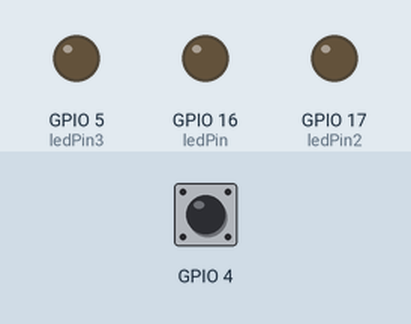
Recording of a sketch running on a simulated ESP32. On the bench: output pins drawn as LEDs (lit = HIGH). Dashed ring = blinking. The test bench sets the inputs (shaded band); at power-on: GPIO 4 HIGH. What the sketch prints to the serial monitor is not drawn.

Above: at 2.2 s.
2.3 s: GPIO 4 pulled LOW for 0.15 s
At 3.1 s:
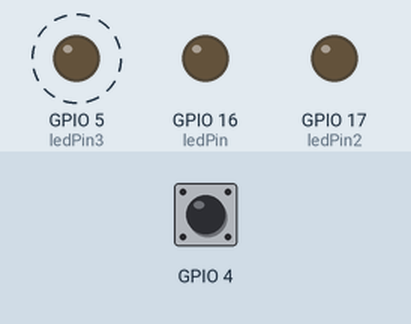
4.3 s: GPIO 4 pulled LOW for 1 s
At 4.67 s:
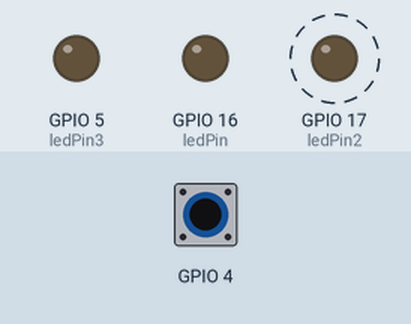
7.3 s: GPIO 4 pulsed LOW 2 times (0.12 s each, 0.3 s apart)
At 7.52 s:
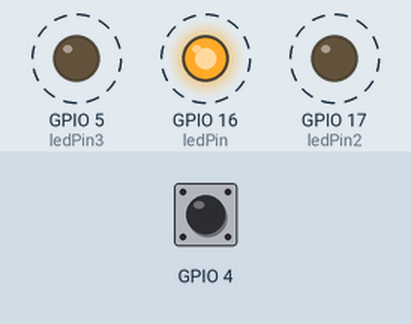
Timing chart, 0 to 10.3 s (numbered marks = the images above; inputs shaded):
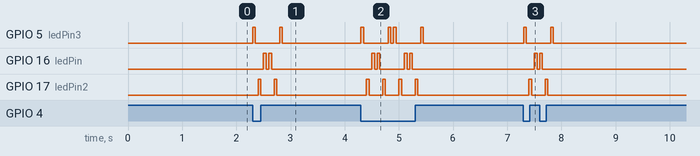

Measured:
- after the input at 2.3 s, GPIO 5 (ledPin3): alternates HIGH for 0.05 s and LOW for 0.45 s, 4 changes in all, then stays LOW, starting at once; GPIO 16 (ledPin): alternates HIGH for 0.05 s and LOW for 0.05 s, 4 changes in all, then stays LOW, starting after 0.20 s
- after the input at 4.3 s, GPIO 17 (ledPin2): alternates HIGH for 0.05 s and LOW for 0.25 s, 8 changes in all, then stays LOW, starting after 0.10 s
- after the input at 7.3 s, GPIO 5 (ledPin3): alternates HIGH for 0.05 s and LOW for 0.45 s, 4 changes in all, then stays LOW, starting at once; GPIO 16 (ledPin): alternates HIGH for 0.05 s and LOW for 0.05 s, 4 changes in all, then stays LOW, starting after 0.20 s

The sketch:

A._Capacitive_Touch_Tugas4.ino
```cpp
const int ledPin = 16;
const int ledPin2 = 17;
const int ledPin3 = 5;
int touchValue;
int angka = 0;

void setup(){
  Serial.begin(115200);
  delay(1000);
  pinMode (ledPin, OUTPUT);
  pinMode (ledPin2, OUTPUT);
  pinMode (ledPin3, OUTPUT);
}

void loop(){
  touchValue = touchRead(4);
//  Serial.print(touchValue);

  if(touchValue < 20){
    digitalWrite(ledPin3, HIGH);
    delay(50);
    digitalWrite(ledPin3, LOW);
    delay(50);
    digitalWrite(ledPin2, HIGH);
    delay(50);
    digitalWrite(ledPin2, LOW);
    delay(50);
    digitalWrite(ledPin, HIGH);
    delay(50);
    digitalWrite(ledPin, LOW);
    delay(50);
    digitalWrite(ledPin, HIGH);
    delay(50);
    digitalWrite(ledPin, LOW);
    delay(50);
    digitalWrite(ledPin2, HIGH);
    delay(50);
    digitalWrite(ledPin2, LOW);
    delay(50);
    digitalWrite(ledPin3, HIGH);
    delay(50);
    digitalWrite(ledPin3, LOW);
    delay(50);
    Serial.println(" - LED ON");
  }
  else{
    digitalWrite(ledPin, LOW);
    digitalWrite(ledPin2, LOW);
    digitalWrite(ledPin3, LOW);
    Serial.println(" - LED OFF");
  }
}
```
